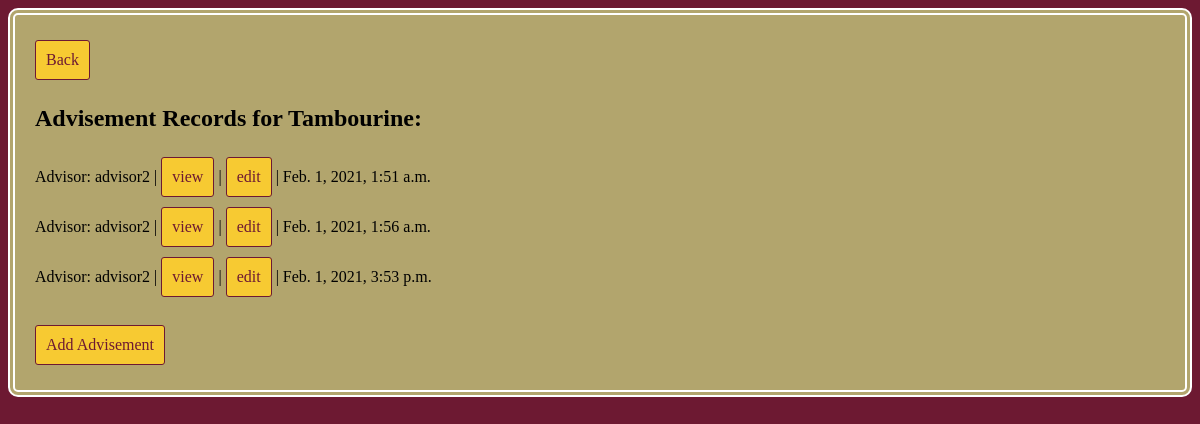
Page /advisement/student_overview/2/ on the committed database.
### advisement/models.py (models this page shows, shortened)
class Advisee(models.Model):
    name = models.CharField(max_length=200)
    id_number = models.CharField(max_length=10)
    advisors = models.ManyToManyField(Faculty)
    checksheet = models.ForeignKey(ChecksheetTemplate, on_delete=models.PROTECT)

class ChecksheetInstance(models.Model):
    template = models.ForeignKey(ChecksheetTemplate, on_delete=models.PROTECT)
    advisee = models.ForeignKey(Advisee, on_delete=models.CASCADE)
    advisor = models.ForeignKey(Faculty, on_delete=models.CASCADE)
    data = models.TextField()
    date = models.DateTimeField(auto_now=True)
    notes = models.TextField()

### accounts/models.py (models this page shows, shortened)
class Faculty(models.Model):
    user = models.ForeignKey(User, on_delete=models.CASCADE, related_name="faculty_identity")
    can_advise = models.BooleanField()
    can_upload_checksheets = models.BooleanField()
    can_add_students = models.BooleanField()
    can_assign_students = models.BooleanField()

### advisement/views.py (the view)
# urls.py: path('student_overview/<int:advisee>/', views.advisee_overview, name="overview"),
def advisee_overview(request, advisee):
    advisee = Advisee.objects.get(pk=advisee)
    advisement_sessions = ChecksheetInstance.objects.filter(advisee=advisee)
    return render(request, "advisement/student_overview.html", {"advisee": advisee, "advisements": advisement_sessions})

### advisement/templates/advisement/student_overview.html (shortened to what this page needs)
{% extends 'base.html' %}
{% block content %}
<a href="{% url "adv_home" %}">Back</a>
<h2>Advisement Records for {{ advisee.name }}: </h2>
{% for advisement in advisements %}
    <div>
        Advisor: {{ advisement.advisor.user.username }} | <a href="{% url "view_advisement" advisement.pk %}">view</a> |
        <a href="{% url "edit_advisement" advisement.pk %}">edit</a> | {{ advisement.date }}
    </div>
{% endfor %}
<br/>
<a href={% url 'add_advisement' advisee.pk %}>Add Advisement</a>
{% endblock %}

### advisement/static/advisement/style.css (style rules this page uses)
body { background-color: #6D1932; color: #000000; }
a { color: #6D1932; }
:not(h6)>a { background-color: #F7CA32; padding: 10px; margin: 5px 0px; border-style: solid; border-color: #6D1932; border-width: 1px; border-radius: 3px; display: inline-block; text-decoration-line: none; }

### rows in the picture
Advisee: name "Tambourine"
ChecksheetInstance: advisor.user.username "advisor2", date "Feb. 1, 2021, 1:51 a.m."
ChecksheetInstance: advisor.user.username "advisor2", date "Feb. 1, 2021, 1:56 a.m."
ChecksheetInstance: advisor.user.username "advisor2", date "Feb. 1, 2021, 3:53 p.m."
